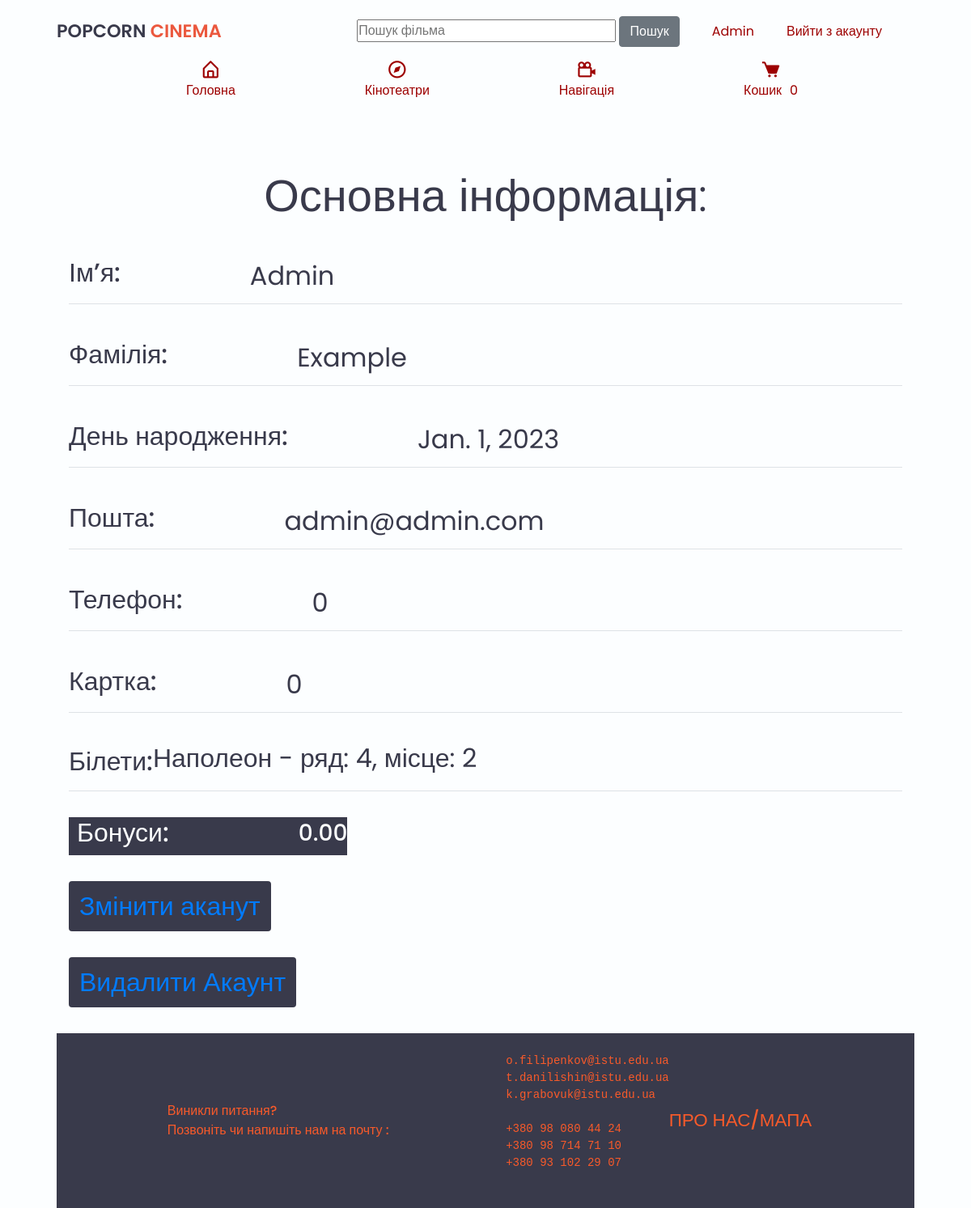
Page /user/1/ (signed in) on the earlier database version.
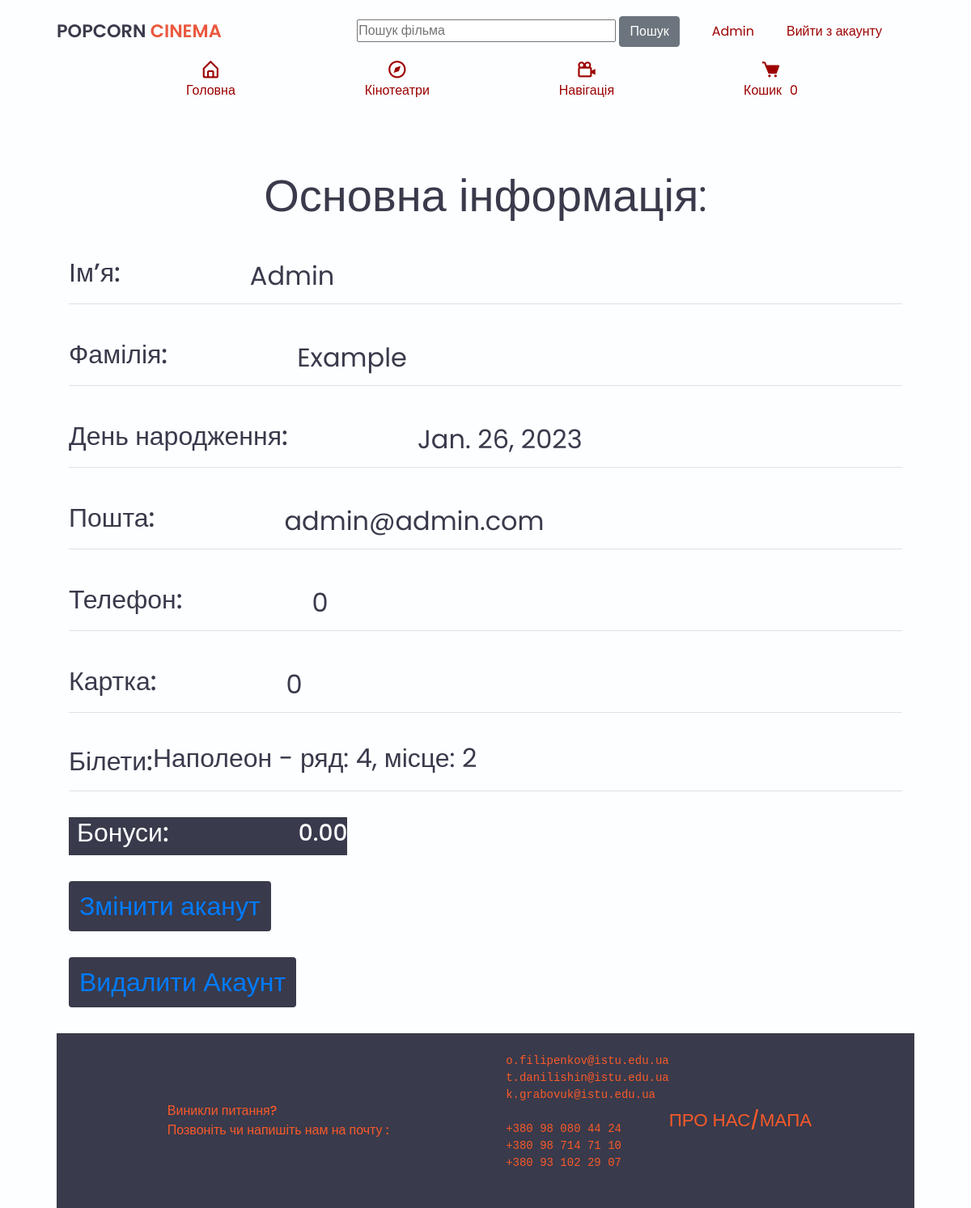
Same page on the later database version.
### user/models.py (models this page shows)
class User(AbstractUser):
    username = None
    email = models.EmailField(_("email address"), unique=True)
    first_name = models.CharField(max_length=30, blank=False)
    birthday = models.DateField(default=date.today().replace(month=1, day=1))
    number = models.IntegerField(default=0)
    promotional_money = models.DecimalField(default=0, max_digits=6, decimal_places=2)
    card = models.IntegerField(default=0)
    USERNAME_FIELD = "email"
    REQUIRED_FIELDS = []
    objects = UserManager()

### cinema/models.py (models this page shows, shortened)
class Ticket(models.Model):
    movie_session = models.ForeignKey(
        MovieSession, on_delete=models.CASCADE, related_name="tickets"
    )
    order = models.ForeignKey(
        Order, on_delete=models.CASCADE, related_name="tickets"
    )
    row = models.IntegerField()
    seat = models.IntegerField()
    class Meta:
        unique_together = ("movie_session", "row", "seat")
        ordering = ["row", "seat"]

class MovieSession(models.Model):
    show_time = models.DateTimeField()
    movie = models.ForeignKey(Movie, on_delete=models.CASCADE)
    cinema_hall = models.ForeignKey(CinemaHall, on_delete=models.CASCADE)
    price = models.DecimalField(max_digits=5, decimal_places=2, default=0)
    class Meta:
        ordering = ["-show_time"]

class Movie(models.Model):
    title = models.CharField(max_length=255)
    description = models.TextField()
    duration = models.IntegerField()
    genres = models.ManyToManyField(Genre, blank=True)
    actors = models.ManyToManyField(Actor, blank=True)
    is_active = models.BooleanField(default=True)
    image = models.ImageField(null=True, upload_to=movie_image_file_path)
    class Meta:
        ordering = ["title"]

### user/views.py (the view)
# urls.py: path("<int:pk>/", UserDetailView.as_view(), name="user-account-detail"),
class UserDetailView(LoginRequiredMixin,generic.DetailView):
    model = User
    template_name = 'user/account.html'
    context_object_name = 'user'
    def get_context_data(self, **kwargs):
        context = super().get_context_data(**kwargs)
        user = self.get_object()
        tickets = Ticket.objects.filter(order__user=user)
        context['tickets'] = tickets
        return context

### cinema/forms.py
class MoviesSearchForm(forms.Form):
    title = forms.CharField(
        max_length=255,
        required=False,
        label="",
        widget=forms.TextInput(
            attrs={
                "placeholder": "Пошук фільма",
            },
        )
    )
    genre = forms.ModelChoiceField(
        queryset=Genre.objects.all(),
        required=False,
        label='Жанр',
        empty_label='Оберіть жанр',
    )
    is_active = forms.BooleanField(
        required=False,
        initial=True,
        label='В театрі:',
    )

### cart/cart.py (called while the page is built)
    def __len__(self) -> int:
        return len(self.cart)

### cart/context_processors.py (called while the page is built)
def cart(request):
    return {'cart': Cart(request)}

### cinema/context_processors.py (called while the page is built)
def movies_search_form(request):
    return {'search_form': MoviesSearchForm()}

### templates/user/account.html (shortened to what this page needs)
{% extends "base.html" %}
{% block content %}
    <h2 class="text-center display-4"> Основна інформація:</h2>
    <div class="user-info nav-tabs">
        <h2>Імʼя: </h2>
        <p class="description">{{ user.first_name }}</p>
    </div>
    {% if user.last_name %}
        <div class="user-info nav-tabs">
            <h2>Фамілія: </h2>
            <p class="description">{{ user.last_name }}</p>
        </div>
    {% endif %}
    <div class="user-info nav-tabs">
        <h2>День народження: </h2>
        <p class="description">{{ user.birthday }}</p>
    </div>
    <div class="user-info nav-tabs">
        <h2>Пошта: </h2>
        <p class="description">{{ user.email }}</p>
    </div>
    <div class="user-info nav-tabs">
        <h2>Телефон: </h2>
        <p class="description">{{ user.number }}</p>
    </div>
    <div class="user-info nav-tabs">
        <h2>Картка: </h2>
        <p class="description">{{ user.card }}</p>
    </div>
    <div class="user-info nav-tabs">
        <h2>Білети: </h2>
        {% if tickets %}
            <ul>
                {% for ticket in tickets %}
                    <li class="ticket">
                        {{ ticket.movie_session.movie.title }} -
                        ряд: {{ ticket.row }}, місце: {{ ticket.seat }}
                    </li>
                {% endfor %}
            </ul>
        {% else %}
            <p class="description">Користувач не має куплених білетів.</p>
        {% endif %}
    </div>
    <div class="user-info promotional">
        <h2>Бонуси: </h2>
        <h3 class="description">{{ user.promotional_money }}</h3>
    </div>
    <div class="btn inline">
        <a href="{% url "user:update" pk=user.id %}">Змінити аканут</a>
    </div>
    <div class="btn inline">
        <a href="{% url "user:delete" pk=user.id %}">Видалити Акаунт</a>
    </div>
{% endblock %}

### templates/base.html (shortened to what this page needs)
<!DOCTYPE html>
<html lang="en">
<head>
  {% load static %}
  <link rel="stylesheet" href="https://cdn.jsdelivr.net/npm/bootstrap@4.6.2/dist/css/bootstrap.min.css"
>
  <link rel="stylesheet" href="{% static "css/style.css" %}">
  <link rel="stylesheet" href="{% static "css/swiper-bundle.min.css" %}">
  <link href='https://unpkg.com/boxicons@2.1.4/css/boxicons.min.css' rel='stylesheet'>
</head>
<body>
<section class="sidebar">
  {% block sidebar %}
    {% include "includes/sidebar.html" %}
  {% endblock %}
</section>
<main>
  <section class="container">
    {% block content %}
    {% endblock %}
  </section>
</main>
{% block footer %}
  {% include "includes/footer.html" %}
{% endblock %}
</body>
</html>

### templates/includes/sidebar.html
{% load static %}
<header>
  <div class="nav container">
    <a href="{% url "index" %}" class="logo">
      PopCorn <span>Cinema</span>
    </a>
    <form action="{% url "cinema:movies-list" %}" method="get">
      <div class=" log_margin">
        <form action="{% url "cinema:movies-list" %}" method="get" class="form-inline">
          {{ search_form.title }}
          <input type="submit" value="Пошук" class="btn-secondary btn">
        </form>
      </div>
    </form>
    {% if user.is_authenticated %}
      <a href="{% url 'user:user-account-detail' pk=user.id %}"
         class="log_margin nav-text">{{ user.first_name }}</a>
      <a href="{% url 'logout' %}" class="log_margin nav-text">Вийти з акаунту</a>
    {% else %}
      <a href="{% url "login" %}" class="log_margin nav-text"> Увійти в аккаунт</a>
      <a href="{% url "user:register" %}" class="log_margin nav-text">Зареєструватися</a>
    {% endif %}
    <div class="navbar">
      <a href="{% url "index" %}" class="nav-link">
        <i class='bx bx-home-alt'></i>
        <span class="nav-link-title">Головна</span>
      </a>
      <a href="#" class="nav-link">
        <i class='bx bx-compass'></i>
        <span class="nav-link-title">Кінотеатри</span>
      </a>
      <a href="{% url "cinema:movies-list" %}" class="nav-link">
        <i class='bx bx-camera-movie'></i>
        <span class="nav-link-title">Навігація</span>
      </a>
      <a href="#" class="nav-link" data-toggle="modal" data-target="#exampleModal">
        <i class='bx bxs-cart'></i>
        <div style="display: flex; align-items: center">
          <span class="nav-link-title" style="margin-right: 10px">Кошик</span>
          <span class="nav-link-title " id="cart-quantity">{{ cart|length }}</span>
        </div>
      </a>
    </div>
  </div>
</header>

### templates/includes/footer.html
<footer class="container">
        <div class="contact-us">
            <p>Виникли питання? <br> Позвоніть чи напишіть нам на почту : </p>
        </div>
        <div class="contact-us">
            <pre class="pre-us">
                o.filipenkov@istu.edu.ua
                t.danilishin@istu.edu.ua
                k.grabovuk@istu.edu.ua
                +380 98 080 44 24
                +380 98 714 71 10
                +380 93 102 29 07
            </pre>
        </div>
  <div class="links">
    <a class="contact-us logo" href="{% url "about" %}"> Про нас/мапа</a>
  </div>
</footer>

### static/css/style.css (style rules this page uses)
* { font-family: 'Poppins', sans-serif; margin: 0; padding: 0; scroll-behavior: smooth; box-sizing: border-box; scroll-padding-top: 2rem; }
:root { --main-color: #eb583e; --hover-color: hsl(14, 94%, 57%); --body-color: #fcfeff; --container-color: rgb(223, 223, 223); --text-color: #393a4b; --dark-red-color: #9d0000; }
a { text-decoration: none; }
li { list-style: none; }
p { margin: 10px; }
section { padding: 3rem 0 2rem; }
main { flex: 1; margin-top: 5rem; }
footer { margin-top: auto }
.bx { cursor: pointer; }
body { background: var(--body-color); color: var(--text-color); display: flex; flex-direction: column; min-height: 100vh; margin: 0; }
.container { max-width: 1060px; margin: auto; width: 100%; flex: 1; }
header { position: fixed; top: 0; left: 0; width: 100%; background: var(--body-color); z-index: 100; }
.nav { display: flex; align-items: center; padding: 20px 0; }
.logo { font-size: 1.4rem; color: var(--text-color); font-weight: 600; text-transform: uppercase; margin: 0 auto 0 0; }
.logo span { color: var(--main-color); }
.navbar { display: flex; row-gap: 5.1rem; }
.nav-text { color: var(--dark-red-color); border: none; text-decoration: none !important; }
.nav-link { display: flex; flex-direction: column; align-items: center; color: var(--dark-red-color); margin-left: 8rem; }
.nav-link .bx { font-size: 1.6rem; }
.description { margin-left: 10rem; }
footer { bottom: 0; width: 100%; background: var(--text-color); align-items: center; justify-content: center; padding: 8px 8px; display: flex; margin: auto; }
.contact-us { color: var(--hover-color); font-weight: 500; justify-content: center; }
.pre-us { margin-top: 1rem; color: var(--hover-color); }
.log_margin { margin-right: 40px; }
.user-info { margin-top: 2rem; font-size: 2rem !important; display: flex; align-items: center; text-align: center; }
.promotional { color: var(--body-color); background: var(--text-color); padding-left: 10px; display: inline-flex; align-items: center; }
.inline { font-size: 2rem !important; background: #393a4b; display: table; margin-top: 2rem !important; }

Differences in the rows shown:
changed User "Admin": birthday "Jan. 1, 2023" → "Jan. 26, 2023"
